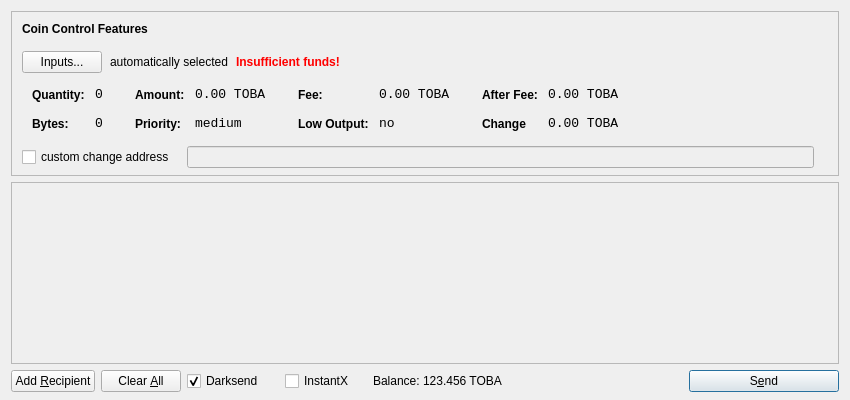
<?xml version="1.0" encoding="UTF-8"?>
<ui version="4.0">
 <class>SendCoinsDialog</class>
 <widget class="QDialog" name="SendCoinsDialog">
  <property name="geometry">
   <rect>
    <x>0</x>
    <y>0</y>
    <width>850</width>
    <height>400</height>
   </rect>
  </property>
  <property name="windowTitle">
   <string>Send Coins</string>
  </property>
  <layout class="QVBoxLayout" name="verticalLayout" stretch="0,1,0">
   <property name="bottomMargin">
    <number>8</number>
   </property>
   <item>
    <widget class="QFrame" name="frameCoinControl">
     <property name="sizePolicy">
      <sizepolicy hsizetype="Expanding" vsizetype="Expanding">
       <horstretch>0</horstretch>
       <verstretch>0</verstretch>
      </sizepolicy>
     </property>
     <property name="maximumSize">
      <size>
       <width>16777215</width>
       <height>16777215</height>
      </size>
     </property>
     <property name="frameShape">
      <enum>QFrame::StyledPanel</enum>
     </property>
     <property name="frameShadow">
      <enum>QFrame::Sunken</enum>
     </property>
     <layout class="QVBoxLayout" name="verticalLayoutCoinControl2">
      <property name="spacing">
       <number>-1</number>
      </property>
      <property name="leftMargin">
       <number>0</number>
      </property>
      <property name="topMargin">
       <number>0</number>
      </property>
      <property name="rightMargin">
       <number>0</number>
      </property>
      <property name="bottomMargin">
       <number>6</number>
      </property>
      <item>
       <layout class="QVBoxLayout" name="verticalLayoutCoinControl" stretch="0,0,0,0,1">
        <property name="spacing">
         <number>0</number>
        </property>
        <property name="leftMargin">
         <number>10</number>
        </property>
        <property name="topMargin">
         <number>10</number>
        </property>
        <item>
         <layout class="QHBoxLayout" name="horizontalLayoutCoinControl1">
          <property name="bottomMargin">
           <number>15</number>
          </property>
          <item>
           <widget class="QLabel" name="labelCoinControlFeatures">
            <property name="sizePolicy">
             <sizepolicy hsizetype="Preferred" vsizetype="Maximum">
              <horstretch>0</horstretch>
              <verstretch>0</verstretch>
             </sizepolicy>
            </property>
            <property name="font">
             <font>
              <weight>75</weight>
              <bold>true</bold>
             </font>
            </property>
            <property name="styleSheet">
             <string notr="true">font-weight:bold;</string>
            </property>
            <property name="text">
             <string>Coin Control Features</string>
            </property>
           </widget>
          </item>
         </layout>
        </item>
        <item>
         <layout class="QHBoxLayout" name="horizontalLayoutCoinControl2" stretch="0,0,0,0">
          <property name="spacing">
           <number>8</number>
          </property>
          <property name="bottomMargin">
           <number>10</number>
          </property>
          <item>
           <widget class="QPushButton" name="pushButtonCoinControl">
            <property name="styleSheet">
             <string notr="true"/>
            </property>
            <property name="text">
             <string>Inputs...</string>
            </property>
           </widget>
          </item>
          <item>
           <widget class="QLabel" name="labelCoinControlAutomaticallySelected">
            <property name="text">
             <string>automatically selected</string>
            </property>
            <property name="margin">
             <number>5</number>
            </property>
           </widget>
          </item>
          <item>
           <widget class="QLabel" name="labelCoinControlInsuffFunds">
            <property name="font">
             <font>
              <weight>75</weight>
              <bold>true</bold>
             </font>
            </property>
            <property name="styleSheet">
             <string notr="true">color:red;font-weight:bold;</string>
            </property>
            <property name="text">
             <string>Insufficient funds!</string>
            </property>
            <property name="margin">
             <number>5</number>
            </property>
           </widget>
          </item>
          <item>
           <spacer name="horizontalSpacerCoinControl">
            <property name="orientation">
             <enum>Qt::Horizontal</enum>
            </property>
            <property name="sizeHint" stdset="0">
             <size>
              <width>40</width>
              <height>1</height>
             </size>
            </property>
           </spacer>
          </item>
         </layout>
        </item>
        <item>
         <widget class="QWidget" name="widgetCoinControl" native="true">
          <property name="sizePolicy">
           <sizepolicy hsizetype="Preferred" vsizetype="Preferred">
            <horstretch>0</horstretch>
            <verstretch>0</verstretch>
           </sizepolicy>
          </property>
          <property name="minimumSize">
           <size>
            <width>0</width>
            <height>0</height>
           </size>
          </property>
          <property name="styleSheet">
           <string notr="true"/>
          </property>
          <layout class="QHBoxLayout" name="horizontalLayoutCoinControl5">
           <property name="margin">
            <number>0</number>
           </property>
           <item>
            <layout class="QHBoxLayout" name="horizontalLayoutCoinControl3" stretch="0,0,0,1">
             <property name="spacing">
              <number>20</number>
             </property>
             <property name="topMargin">
              <number>0</number>
             </property>
             <property name="bottomMargin">
              <number>10</number>
             </property>
             <item>
              <layout class="QFormLayout" name="formLayoutCoinControl1">
               <property name="horizontalSpacing">
                <number>10</number>
               </property>
               <property name="verticalSpacing">
                <number>14</number>
               </property>
               <property name="leftMargin">
                <number>10</number>
               </property>
               <property name="topMargin">
                <number>4</number>
               </property>
               <property name="rightMargin">
                <number>6</number>
               </property>
               <item row="0" column="0">
                <widget class="QLabel" name="labelCoinControlQuantityText">
                 <property name="styleSheet">
                  <string notr="true">font-weight:bold;</string>
                 </property>
                 <property name="text">
                  <string>Quantity:</string>
                 </property>
                 <property name="margin">
                  <number>0</number>
                 </property>
                </widget>
               </item>
               <item row="0" column="1">
                <widget class="QLabel" name="labelCoinControlQuantity">
                 <property name="font">
                  <font>
                   <family>Monospace</family>
                   <pointsize>10</pointsize>
                  </font>
                 </property>
                 <property name="cursor">
                  <cursorShape>IBeamCursor</cursorShape>
                 </property>
                 <property name="contextMenuPolicy">
                  <enum>Qt::ActionsContextMenu</enum>
                 </property>
                 <property name="text">
                  <string>0</string>
                 </property>
                 <property name="margin">
                  <number>0</number>
                 </property>
                 <property name="textInteractionFlags">
                  <set>Qt::LinksAccessibleByMouse|Qt::TextSelectableByKeyboard|Qt::TextSelectableByMouse</set>
                 </property>
                </widget>
               </item>
               <item row="1" column="0">
                <widget class="QLabel" name="labelCoinControlBytesText">
                 <property name="styleSheet">
                  <string notr="true">font-weight:bold;</string>
                 </property>
                 <property name="text">
                  <string>Bytes:</string>
                 </property>
                </widget>
               </item>
               <item row="1" column="1">
                <widget class="QLabel" name="labelCoinControlBytes">
                 <property name="font">
                  <font>
                   <family>Monospace</family>
                   <pointsize>10</pointsize>
                  </font>
                 </property>
                 <property name="cursor">
                  <cursorShape>IBeamCursor</cursorShape>
                 </property>
                 <property name="contextMenuPolicy">
                  <enum>Qt::ActionsContextMenu</enum>
                 </property>
                 <property name="text">
                  <string>0</string>
                 </property>
                 <property name="textInteractionFlags">
                  <set>Qt::LinksAccessibleByMouse|Qt::TextSelectableByKeyboard|Qt::TextSelectableByMouse</set>
                 </property>
                </widget>
               </item>
              </layout>
             </item>
             <item>
              <layout class="QFormLayout" name="formLayoutCoinControl2">
               <property name="horizontalSpacing">
                <number>10</number>
               </property>
               <property name="verticalSpacing">
                <number>14</number>
               </property>
               <property name="leftMargin">
                <number>6</number>
               </property>
               <property name="topMargin">
                <number>4</number>
               </property>
               <property name="rightMargin">
                <number>6</number>
               </property>
               <item row="0" column="0">
                <widget class="QLabel" name="labelCoinControlAmountText">
                 <property name="styleSheet">
                  <string notr="true">font-weight:bold;</string>
                 </property>
                 <property name="text">
                  <string>Amount:</string>
                 </property>
                 <property name="margin">
                  <number>0</number>
                 </property>
                </widget>
               </item>
               <item row="0" column="1">
                <widget class="QLabel" name="labelCoinControlAmount">
                 <property name="font">
                  <font>
                   <family>Monospace</family>
                   <pointsize>10</pointsize>
                  </font>
                 </property>
                 <property name="cursor">
                  <cursorShape>IBeamCursor</cursorShape>
                 </property>
                 <property name="contextMenuPolicy">
                  <enum>Qt::ActionsContextMenu</enum>
                 </property>
                 <property name="text">
                  <string>0.00 TOBA</string>
                 </property>
                 <property name="textInteractionFlags">
                  <set>Qt::LinksAccessibleByMouse|Qt::TextSelectableByKeyboard|Qt::TextSelectableByMouse</set>
                 </property>
                </widget>
               </item>
               <item row="1" column="0">
                <widget class="QLabel" name="labelCoinControlPriorityText">
                 <property name="styleSheet">
                  <string notr="true">font-weight:bold;</string>
                 </property>
                 <property name="text">
                  <string>Priority:</string>
                 </property>
                </widget>
               </item>
               <item row="1" column="1">
                <widget class="QLabel" name="labelCoinControlPriority">
                 <property name="font">
                  <font>
                   <family>Monospace</family>
                   <pointsize>10</pointsize>
                  </font>
                 </property>
                 <property name="cursor">
                  <cursorShape>IBeamCursor</cursorShape>
                 </property>
                 <property name="contextMenuPolicy">
                  <enum>Qt::ActionsContextMenu</enum>
                 </property>
                 <property name="text">
                  <string>medium</string>
                 </property>
                 <property name="textInteractionFlags">
                  <set>Qt::LinksAccessibleByMouse|Qt::TextSelectableByKeyboard|Qt::TextSelectableByMouse</set>
                 </property>
                </widget>
               </item>
              </layout>
             </item>
             <item>
              <layout class="QFormLayout" name="formLayoutCoinControl3">
               <property name="horizontalSpacing">
                <number>10</number>
               </property>
               <property name="verticalSpacing">
                <number>14</number>
               </property>
               <property name="leftMargin">
                <number>6</number>
               </property>
               <property name="topMargin">
                <number>4</number>
               </property>
               <property name="rightMargin">
                <number>6</number>
               </property>
               <item row="0" column="0">
                <widget class="QLabel" name="labelCoinControlFeeText">
                 <property name="styleSheet">
                  <string notr="true">font-weight:bold;</string>
                 </property>
                 <property name="text">
                  <string>Fee:</string>
                 </property>
                 <property name="margin">
                  <number>0</number>
                 </property>
                </widget>
               </item>
               <item row="0" column="1">
                <widget class="QLabel" name="labelCoinControlFee">
                 <property name="font">
                  <font>
                   <family>Monospace</family>
                   <pointsize>10</pointsize>
                  </font>
                 </property>
                 <property name="cursor">
                  <cursorShape>IBeamCursor</cursorShape>
                 </property>
                 <property name="contextMenuPolicy">
                  <enum>Qt::ActionsContextMenu</enum>
                 </property>
                 <property name="text">
                  <string>0.00 TOBA</string>
                 </property>
                 <property name="textInteractionFlags">
                  <set>Qt::LinksAccessibleByMouse|Qt::TextSelectableByKeyboard|Qt::TextSelectableByMouse</set>
                 </property>
                </widget>
               </item>
               <item row="1" column="0">
                <widget class="QLabel" name="labelCoinControlLowOutputText">
                 <property name="styleSheet">
                  <string notr="true">font-weight:bold;</string>
                 </property>
                 <property name="text">
                  <string>Low Output:</string>
                 </property>
                </widget>
               </item>
               <item row="1" column="1">
                <widget class="QLabel" name="labelCoinControlLowOutput">
                 <property name="font">
                  <font>
                   <family>Monospace</family>
                   <pointsize>10</pointsize>
                  </font>
                 </property>
                 <property name="cursor">
                  <cursorShape>IBeamCursor</cursorShape>
                 </property>
                 <property name="contextMenuPolicy">
                  <enum>Qt::ActionsContextMenu</enum>
                 </property>
                 <property name="text">
                  <string>no</string>
                 </property>
                 <property name="textInteractionFlags">
                  <set>Qt::LinksAccessibleByMouse|Qt::TextSelectableByKeyboard|Qt::TextSelectableByMouse</set>
                 </property>
                </widget>
               </item>
              </layout>
             </item>
             <item>
              <layout class="QFormLayout" name="formLayoutCoinControl4">
               <property name="horizontalSpacing">
                <number>10</number>
               </property>
               <property name="verticalSpacing">
                <number>14</number>
               </property>
               <property name="leftMargin">
                <number>6</number>
               </property>
               <property name="topMargin">
                <number>4</number>
               </property>
               <property name="rightMargin">
                <number>6</number>
               </property>
               <item row="0" column="0">
                <widget class="QLabel" name="labelCoinControlAfterFeeText">
                 <property name="styleSheet">
                  <string notr="true">font-weight:bold;</string>
                 </property>
                 <property name="text">
                  <string>After Fee:</string>
                 </property>
                 <property name="margin">
                  <number>0</number>
                 </property>
                </widget>
               </item>
               <item row="0" column="1">
                <widget class="QLabel" name="labelCoinControlAfterFee">
                 <property name="font">
                  <font>
                   <family>Monospace</family>
                   <pointsize>10</pointsize>
                  </font>
                 </property>
                 <property name="cursor">
                  <cursorShape>IBeamCursor</cursorShape>
                 </property>
                 <property name="contextMenuPolicy">
                  <enum>Qt::ActionsContextMenu</enum>
                 </property>
                 <property name="text">
                  <string>0.00 TOBA</string>
                 </property>
                 <property name="textInteractionFlags">
                  <set>Qt::LinksAccessibleByMouse|Qt::TextSelectableByKeyboard|Qt::TextSelectableByMouse</set>
                 </property>
                </widget>
               </item>
               <item row="1" column="0">
                <widget class="QLabel" name="labelCoinControlChangeText">
                 <property name="styleSheet">
                  <string notr="true">font-weight:bold;</string>
                 </property>
                 <property name="text">
                  <string>Change</string>
                 </property>
                </widget>
               </item>
               <item row="1" column="1">
                <widget class="QLabel" name="labelCoinControlChange">
                 <property name="font">
                  <font>
                   <family>Monospace</family>
                   <pointsize>10</pointsize>
                  </font>
                 </property>
                 <property name="cursor">
                  <cursorShape>IBeamCursor</cursorShape>
                 </property>
                 <property name="contextMenuPolicy">
                  <enum>Qt::ActionsContextMenu</enum>
                 </property>
                 <property name="text">
                  <string>0.00 TOBA</string>
                 </property>
                 <property name="textInteractionFlags">
                  <set>Qt::LinksAccessibleByMouse|Qt::TextSelectableByKeyboard|Qt::TextSelectableByMouse</set>
                 </property>
                </widget>
               </item>
              </layout>
             </item>
            </layout>
           </item>
          </layout>
         </widget>
        </item>
        <item>
         <layout class="QHBoxLayout" name="horizontalLayoutCoinControl4" stretch="0,0,0">
          <property name="spacing">
           <number>12</number>
          </property>
          <property name="sizeConstraint">
           <enum>QLayout::SetDefaultConstraint</enum>
          </property>
          <property name="topMargin">
           <number>5</number>
          </property>
          <property name="rightMargin">
           <number>5</number>
          </property>
          <item>
           <widget class="QCheckBox" name="checkBoxCoinControlChange">
            <property name="text">
             <string>custom change address</string>
            </property>
           </widget>
          </item>
          <item>
           <widget class="QLineEdit" name="lineEditCoinControlChange">
            <property name="enabled">
             <bool>false</bool>
            </property>
            <property name="sizePolicy">
             <sizepolicy hsizetype="Expanding" vsizetype="Fixed">
              <horstretch>0</horstretch>
              <verstretch>0</verstretch>
             </sizepolicy>
            </property>
           </widget>
          </item>
          <item>
           <widget class="QLabel" name="labelCoinControlChangeLabel">
            <property name="sizePolicy">
             <sizepolicy hsizetype="Preferred" vsizetype="Expanding">
              <horstretch>0</horstretch>
              <verstretch>0</verstretch>
             </sizepolicy>
            </property>
            <property name="minimumSize">
             <size>
              <width>0</width>
              <height>0</height>
             </size>
            </property>
            <property name="text">
             <string/>
            </property>
            <property name="margin">
             <number>3</number>
            </property>
           </widget>
          </item>
         </layout>
        </item>
        <item>
         <spacer name="verticalSpacerCoinControl">
          <property name="orientation">
           <enum>Qt::Vertical</enum>
          </property>
          <property name="sizeHint" stdset="0">
           <size>
            <width>800</width>
            <height>1</height>
           </size>
          </property>
         </spacer>
        </item>
       </layout>
      </item>
     </layout>
    </widget>
   </item>
   <item>
    <widget class="QScrollArea" name="scrollArea">
     <property name="widgetResizable">
      <bool>true</bool>
     </property>
     <widget class="QWidget" name="scrollAreaWidgetContents">
      <property name="geometry">
       <rect>
        <x>0</x>
        <y>0</y>
        <width>830</width>
        <height>165</height>
       </rect>
      </property>
      <layout class="QVBoxLayout" name="verticalLayout_2">
       <property name="margin">
        <number>0</number>
       </property>
       <item>
        <layout class="QVBoxLayout" name="entries">
         <property name="spacing">
          <number>6</number>
         </property>
        </layout>
       </item>
       <item>
        <spacer name="verticalSpacer">
         <property name="orientation">
          <enum>Qt::Vertical</enum>
         </property>
         <property name="sizeHint" stdset="0">
          <size>
           <width>20</width>
           <height>40</height>
          </size>
         </property>
        </spacer>
       </item>
      </layout>
     </widget>
    </widget>
   </item>
   <item>
    <layout class="QHBoxLayout" name="horizontalLayout">
     <item>
      <widget class="QPushButton" name="addButton">
       <property name="toolTip">
        <string>Send to multiple recipients at once</string>
       </property>
       <property name="text">
        <string>Add &amp;Recipient</string>
       </property>
       <property name="autoDefault">
        <bool>false</bool>
       </property>
      </widget>
     </item>
     <item>
      <widget class="QPushButton" name="clearButton">
       <property name="sizePolicy">
        <sizepolicy hsizetype="Minimum" vsizetype="Fixed">
         <horstretch>0</horstretch>
         <verstretch>0</verstretch>
        </sizepolicy>
       </property>
       <property name="toolTip">
        <string>Remove all transaction fields</string>
       </property>
       <property name="text">
        <string>Clear &amp;All</string>
       </property>
       <property name="autoRepeatDelay">
        <number>300</number>
       </property>
       <property name="autoDefault">
        <bool>false</bool>
       </property>
      </widget>
     </item>
     <item>
      <layout class="QHBoxLayout" name="horizontalLayout_2">
       <property name="spacing">
        <number>3</number>
       </property>
        <item>
        <widget class="QCheckBox" name="checkUseDarksend">
         <property name="minimumSize">
          <size>
           <width>95</width>
           <height>0</height>
          </size>
         </property>
         <property name="text">
          <string>Darksend</string>
         </property>
         <property name="checked">
          <bool>true</bool>
         </property>
        </widget>
       </item>
       <item>
        <widget class="QCheckBox" name="checkInstantX">
         <property name="enabled">
          <bool>true</bool>
         </property>
         <property name="minimumSize">
          <size>
           <width>85</width>
           <height>0</height>
          </size>
         </property>
         <property name="text">
          <string>InstantX</string>
         </property>
        </widget>
       </item>
       <item>
        <widget class="QLabel" name="label">
         <property name="sizePolicy">
          <sizepolicy hsizetype="Preferred" vsizetype="Fixed">
           <horstretch>0</horstretch>
           <verstretch>0</verstretch>
          </sizepolicy>
         </property>
         <property name="text">
          <string>Balance:</string>
         </property>
        </widget>
       </item>
       <item>
        <widget class="QLabel" name="labelBalance">
         <property name="sizePolicy">
          <sizepolicy hsizetype="Preferred" vsizetype="Fixed">
           <horstretch>0</horstretch>
           <verstretch>0</verstretch>
          </sizepolicy>
         </property>
         <property name="cursor">
          <cursorShape>IBeamCursor</cursorShape>
         </property>
         <property name="text">
          <string>123.456 TOBA</string>
         </property>
         <property name="textInteractionFlags">
          <set>Qt::LinksAccessibleByMouse|Qt::TextSelectableByKeyboard|Qt::TextSelectableByMouse</set>
         </property>
        </widget>
       </item>
      </layout>
     </item>
     <item>
      <spacer name="horizontalSpacer">
       <property name="orientation">
        <enum>Qt::Horizontal</enum>
       </property>
       <property name="sizeHint" stdset="0">
        <size>
         <width>40</width>
         <height>20</height>
        </size>
       </property>
      </spacer>
     </item>
     <item>
      <widget class="QPushButton" name="sendButton">
       <property name="minimumSize">
        <size>
         <width>150</width>
         <height>0</height>
        </size>
       </property>
       <property name="toolTip">
        <string>Confirm the send action</string>
       </property>
       <property name="text">
        <string>S&amp;end</string>
       </property>
       <property name="icon">
        <iconset resource="../bitcoin.qrc">
         <normaloff>:/icons/send</normaloff>:/icons/send</iconset>
       </property>
       <property name="default">
        <bool>true</bool>
       </property>
      </widget>
     </item>
    </layout>
   </item>
  </layout>
 </widget>
 <resources>
  <include location="../bitcoin.qrc"/>
 </resources>
 <connections/>
</ui>
